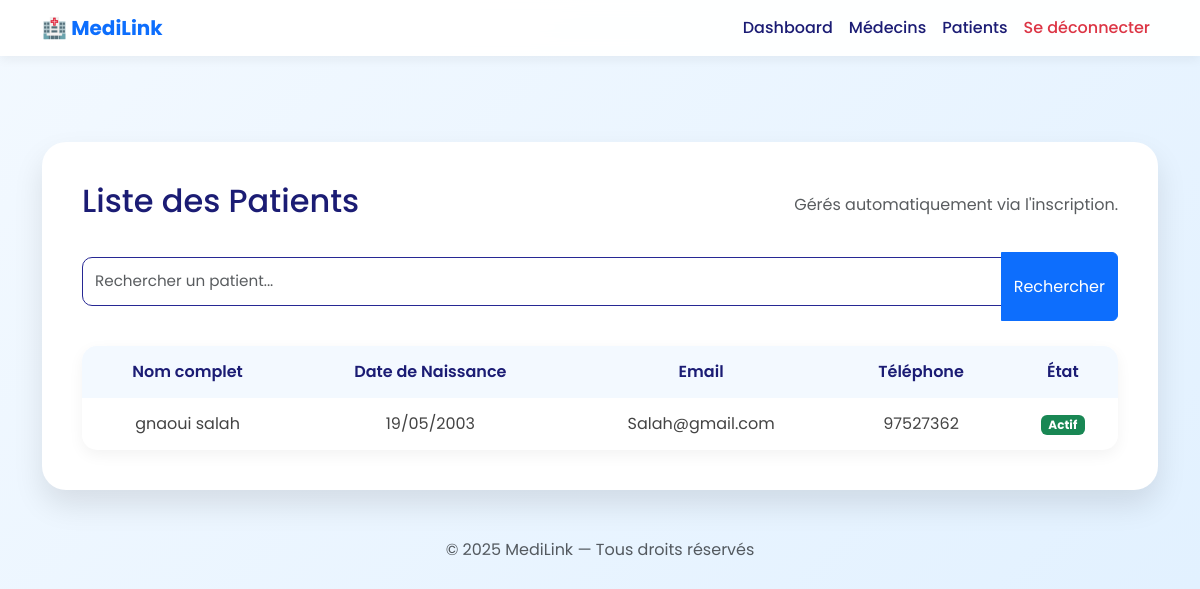
The app's page /dossiers/patients/med (signed in), older data.
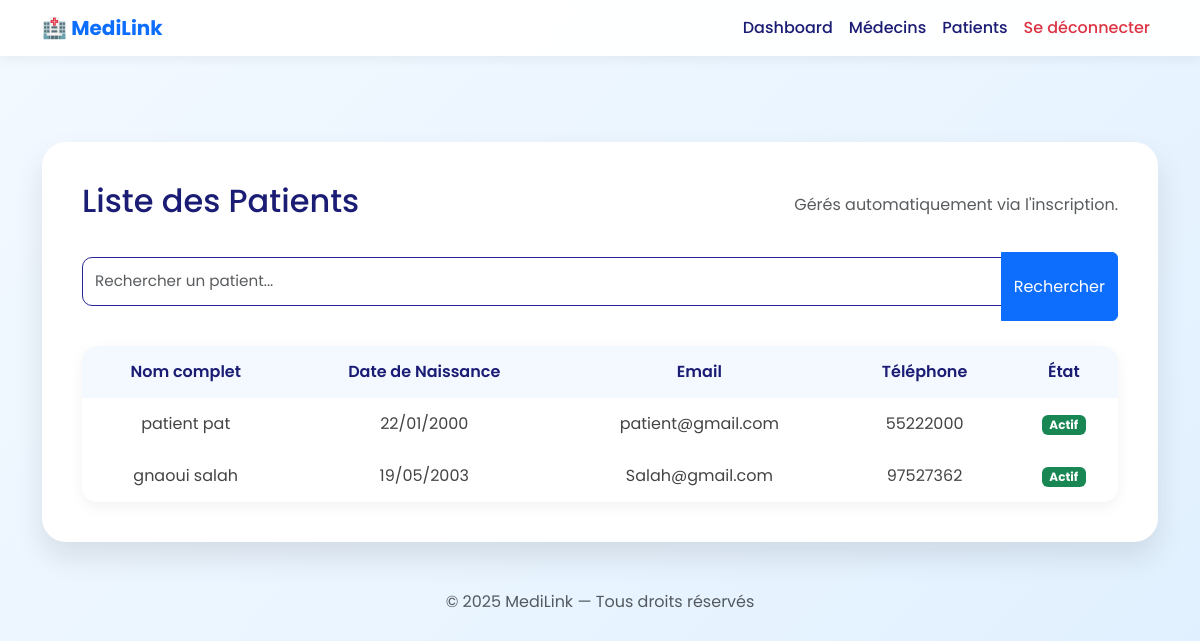
The same page, newer data.
### dossiers/models.py (models this page shows, shortened)
class Patient(models.Model):
    user = models.OneToOneField(
        settings.AUTH_USER_MODEL,
        on_delete=models.CASCADE,
        related_name='patient_profile',
        verbose_name="Utilisateur"
    )
    nom = models.CharField(max_length=100, verbose_name="Nom", blank=True)
    prenom = models.CharField(max_length=100, verbose_name="Prénom", blank=True)
    date_naissance = models.DateField(verbose_name="Date de naissance", null=True, blank=True)
    sexe = models.CharField(
        max_length=1,
        choices=[('M', 'Masculin'), ('F', 'Féminin')],
        verbose_name="Sexe",
        blank=True
    )
    telephone = models.CharField(max_length=20, verbose_name="Téléphone", blank=True)
    adresse = models.TextField(verbose_name="Adresse", blank=True)
    numero_carte_identite = models.CharField(
        max_length=50,
        unique=True,
        verbose_name="Numéro de carte d'identité",
        null=True,
        blank=True
    )
    date_creation = models.DateTimeField(auto_now_add=True, verbose_name="Date de création")
    class Meta:
        verbose_name = "Patient"
        verbose_name_plural = "Patients"
        ordering = ['nom', 'prenom']

### users/models.py (models this page shows, shortened)
class User(AbstractUser):
    username = None  # On supprime le champ username
    email = models.EmailField(unique=True, validators=[EmailValidator(message="Email invalide")])
    first_name = models.CharField("Prénom", max_length=50, validators=[name_validator])
    last_name = models.CharField("Nom", max_length=50, validators=[name_validator])
    phone = models.CharField("Téléphone", max_length=8, validators=[phone_validator])
    date_of_birth = models.DateField("Date de naissance")
    gouvernorat = models.CharField("Gouvernorat", max_length=50, choices=GOUVERNORATS)
    ville = models.CharField("Ville", max_length=50, validators=[city_validator])
    role = models.CharField(max_length=10, choices=ROLE_CHOICES)
    etat_compte = models.CharField(
        max_length=20,
        choices=[('actif', 'Actif'), ('archive', 'Archivé')],
        default='actif'
    )
    date_creation = models.DateTimeField(auto_now_add=True)
    code_postal = models.CharField("Code postal", max_length=4, validators=[postal_code_validator], null=True, blank=True)
    specialite = models.ForeignKey(
        Specialite,  # lien vers ton modèle Specialite
        on_delete=models.SET_NULL,  # si la spécialité est supprimée, la valeur devient NULL
        null=True,
        blank=True,
        verbose_name="Spécialité"
    )
    annee_diplome = models.CharField("Année d'obtention du diplôme", max_length=4, validators=[year_validator], null=True, blank=True)
    diplome_pdf = models.FileField(
        "Déposer votre diplôme (PDF)",
        upload_to='diplomes/',
        validators=[FileExtensionValidator(allowed_extensions=['pdf'])],
        null=True,
        blank=True
    )
    statut = models.CharField(max_length=10, choices=STATUT_CHOICES, default='en cours')
    objects = UserManager()
    USERNAME_FIELD = 'email'
    REQUIRED_FIELDS = []  # Email + password suffisent

### dossiers/views.py (the view, shortened to what this page needs)
# urls.py: path('patients/med', views.liste_patients_med, name='liste_patients_med'),
@login_required
def liste_patients_med(request):
    patients = Patient.objects.select_related('user').all()
    search_query = request.GET.get('search', '')
    paginator = Paginator(patients, 10)
    page_number = request.GET.get('page')
    page_obj = paginator.get_page(page_number)
    context = {
        'patients': page_obj,
        'search_query': search_query,
    }
    return render(request, 'dossiers/liste_patients_med.html', context)

### dossiers/templates/dossiers/liste_patients_med.html (shortened to what this page needs)
{% extends 'dossiers/base.html' %}
{% load static %}
{% block content %}
<div class="custom-card">
    <div class="d-flex justify-content-between align-items-center mb-4">
        <h2>Liste des Patients</h2>
        <span class="text-muted">Gérés automatiquement via l'inscription.</span>
    </div>
    <form method="get" class="mb-4">
        <div class="input-group">
            <input type="text" name="search" class="form-control" placeholder="Rechercher un patient..." value="{{ search_query }}">
            <button class="btn btn-primary" type="submit">Rechercher</button>
        </div>
    </form>
    <table class="table-style">
        <thead>
            <tr>
                <th>Nom complet</th>
                <th>Date de Naissance</th>
                <th>Email</th>
                <th>Téléphone</th>
                <th>État</th>
            </tr>
        </thead>
        <tbody>
            {% for patient in patients %}
            <tr>
                <td>{{ patient.user.get_full_name }}</td>
                <td>{{ patient.date_naissance|date:"d/m/Y" }}</td>
                <td>{{ patient.user.email }}</td>
                <td>{{ patient.telephone }}</td>
                <td>
                    <span class="badge bg-{% if patient.user.etat_compte == 'actif' %}success{% else %}secondary{% endif %}">
                        {{ patient.user.etat_compte|title }}
                    </span>
                </td>
            </tr>
            {% empty %}
            <tr><td colspan="6" class="text-center">Aucun patient trouvé.</td></tr>
            {% endfor %}
        </tbody>
    </table>
</div>
{% endblock %}

Row changes from the older to the newer data that the page shows:
added Patient: user.get_full_name "patient pat", date_naissance "22/01/2000", user.email "patient@gmail.com", telephone "55222000", user.etat_compte "Actif"
